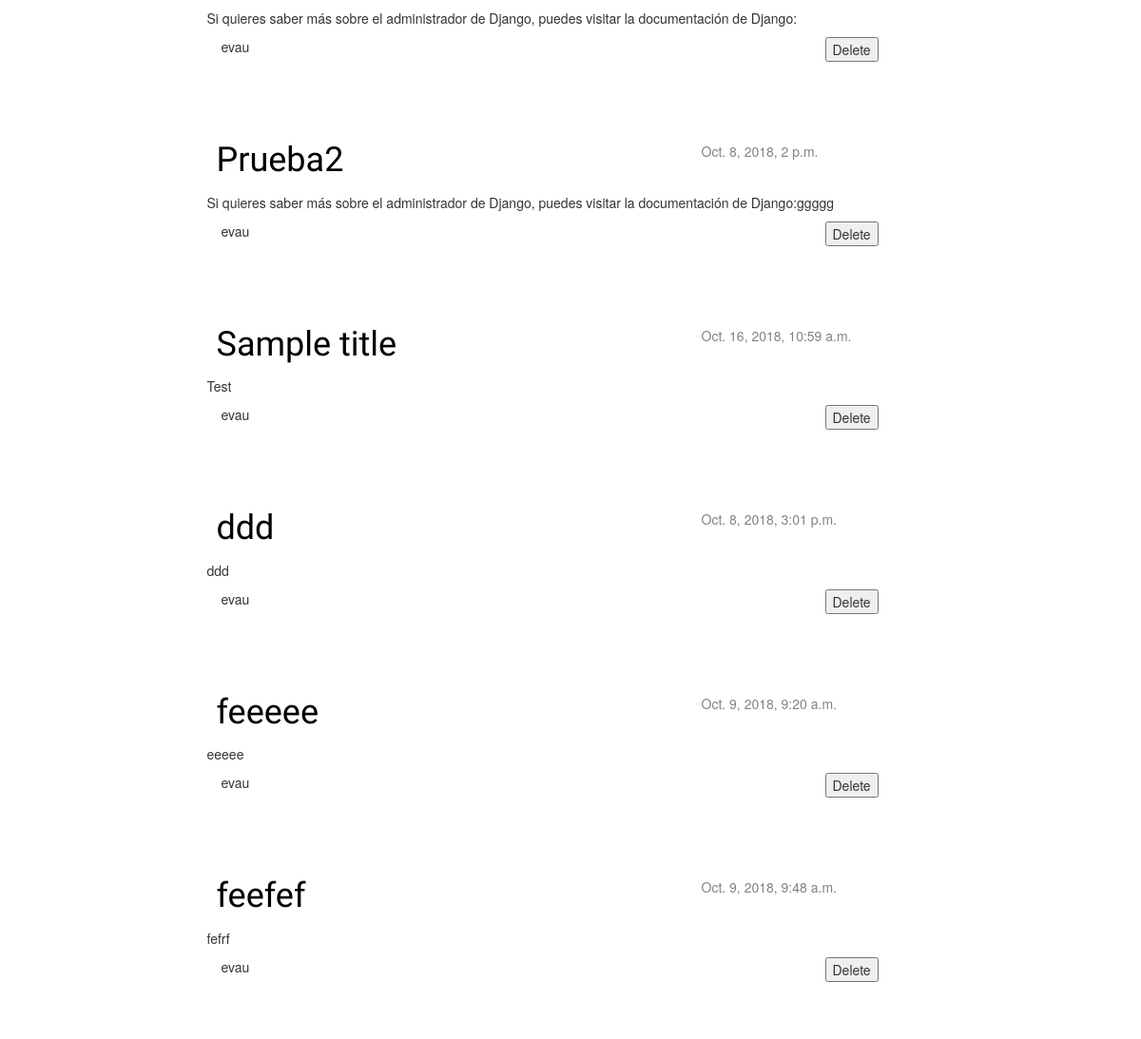
Before: / (middle part) with the older database file.
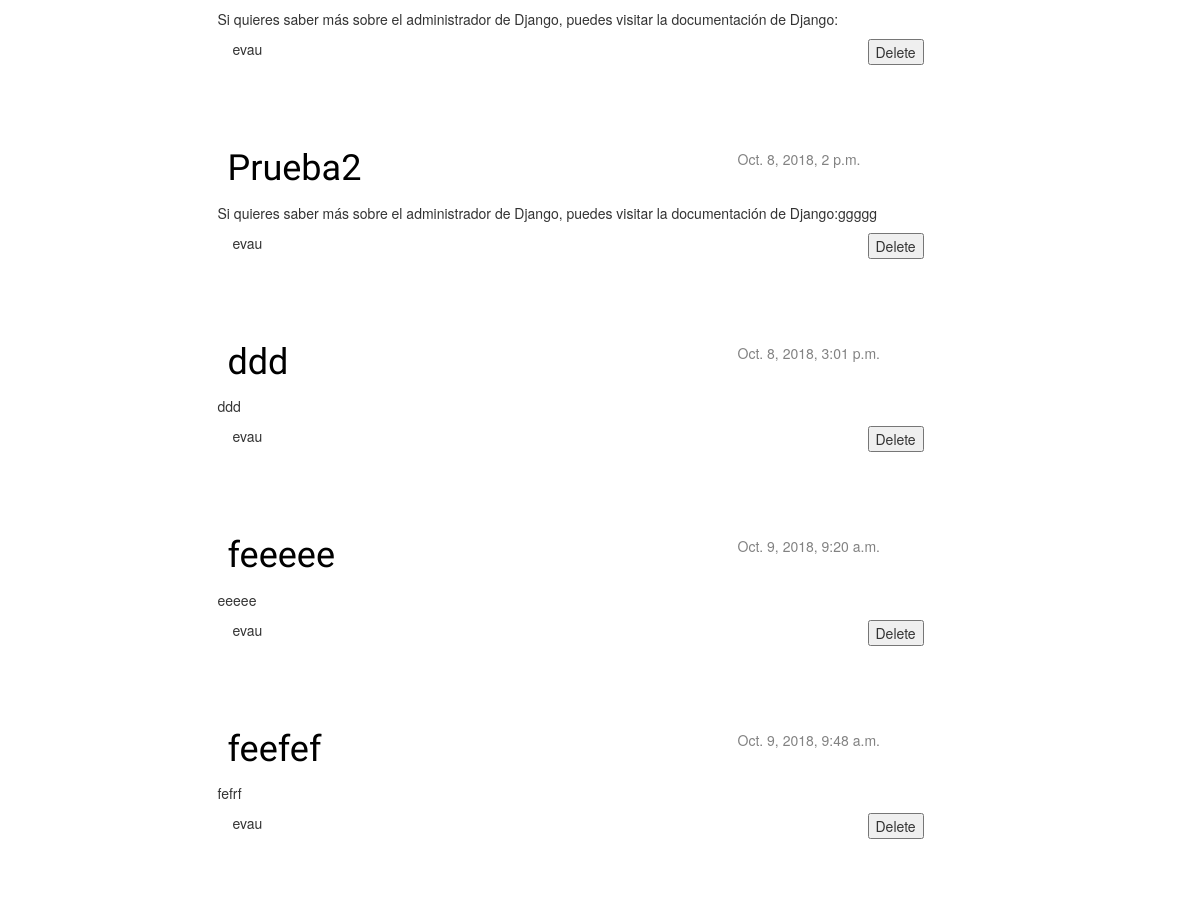
After: the same page with the newer database file.
### blog/models.py (models this page shows, shortened)
class Post(models.Model):
        author = models.ForeignKey('auth.User', on_delete=models.CASCADE)
        title = models.CharField(max_length=200)
        text = models.TextField()
        published_date = models.DateTimeField(default=timezone.now(), null=False)
        active = models.BooleanField(default=True)

### blog/views.py (the view)
# urls.py: url(r'^$', views.post_list),
def post_list(request):
    posts = Post.objects.all()
    return render(request, 'blog/post_list.html', {'posts': posts})

### blog/templates/blog/post_list.html (shortened to what this page needs)
{% extends 'blog/base.html' %}
{% block content %}
    {% for post in posts %}
        <div class="post">
            <h1>
                <a class="col-sm-8" href="{% url 'post_detail' pk=post.pk %}">{{ post.title }}</a>
            </h1>
            <div class="date col-sm-4">{{ post.published_date }}</div>
            <p>{{ post.text|linebreaksbr }}</p>
            <div class="col-sm-10">{{ post.author }}</div>
            <form action="{% url 'post_delete' post.pk %}" method="post">
                <input type="submit" value="Delete" />
            </form>
        </div>
    {% endfor %}
{% endblock %}

Changed rows visible on the page:
removed Post: title "Sample title", published_date "Oct. 16, 2018, 10:59 a.m.", text "Test", author "evau"
